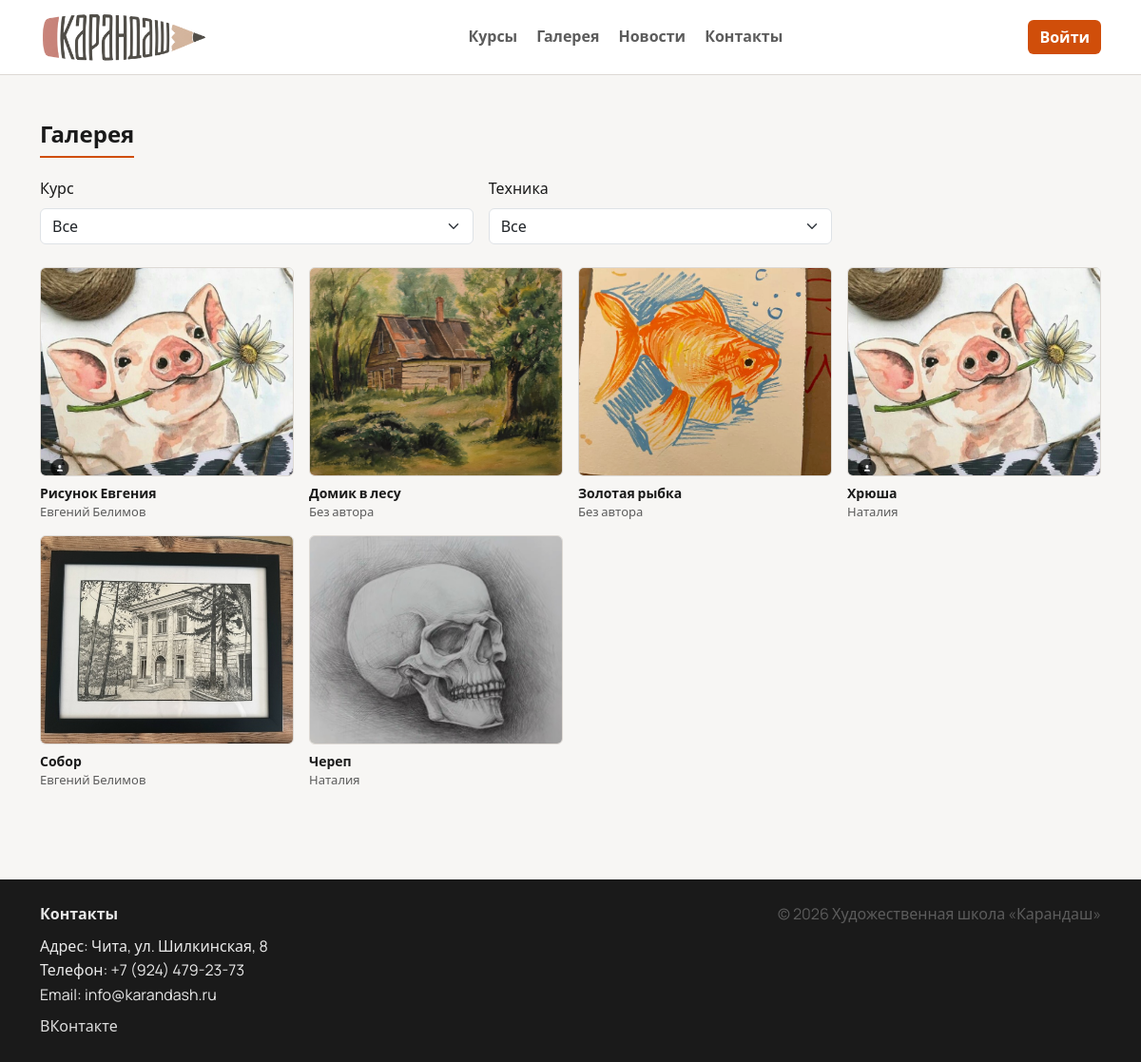
Page /gallery/ on the committed database.
### main/models.py (models this page shows, shortened)
class StudentWork(models.Model):
    STATUS_PENDING = "pending"
    STATUS_APPROVED = "approved"
    STATUS_REJECTED = "rejected"
    STATUS_CHOICES = (
        (STATUS_PENDING, "На модерации"),
        (STATUS_APPROVED, "Одобрена"),
        (STATUS_REJECTED, "Отклонена"),
    )
    TECH_OIL = "oil"
    TECH_WATERCOLOR = "watercolor"
    TECH_PENCIL = "pencil"
    TECH_PASTEL = "pastel"
    TECH_OTHER = "other"
    TECHNIQUE_CHOICES = (
        (TECH_OIL, "Масло"),
        (TECH_WATERCOLOR, "Акварель"),
        (TECH_PENCIL, "Карандаш"),
        (TECH_PASTEL, "Пастель"),
        (TECH_OTHER, "Другое"),
    )
    student = models.ForeignKey(
        settings.AUTH_USER_MODEL,
        on_delete=models.SET_NULL,
        null=True,
        blank=True,
        related_name="works",
        verbose_name="Ученик",
    )
    author_name = models.CharField("Автор (если без пользователя)", max_length=255, blank=True)
    course = models.ForeignKey(
        Course,
        on_delete=models.SET_NULL,
        null=True,
        blank=True,
        related_name="works",
        verbose_name="Курс",
    )
    title = models.CharField("Название", max_length=255)
    image = models.FileField("Картинка", upload_to="works/")
    description = models.TextField("Описание", blank=True)
    technique = models.CharField("Техника", max_length=30, choices=TECHNIQUE_CHOICES, default=TECH_OTHER)
    created_at = models.DateTimeField("Дата", auto_now_add=True)
    status = models.CharField("Статус", max_length=20, choices=STATUS_CHOICES, default=STATUS_PENDING)
    admin_comment = models.TextField("Комментарий администратора", blank=True)
    is_visible = models.BooleanField("Показывать в галерее", default=True)
    class Meta:
        verbose_name = "Работа"
        verbose_name_plural = "Работы"
        ordering = ["-created_at"]
    @property
    def author_display(self) -> str:
        if self.student:
            return (self.student.get_full_name() or self.student.username).strip()
        return self.author_name or "Без автора"

### users/models.py (models this page shows, shortened)
class CustomUser(AbstractUser):
    ROLE_STUDENT = "student"
    ROLE_TEACHER = "teacher"
    ROLE_ADMIN = "admin"
    ROLE_CHOICES = (
        (ROLE_STUDENT, "Ученик"),
        (ROLE_TEACHER, "Преподаватель"),
        (ROLE_ADMIN, "Администратор"),
    )
    role = models.CharField(
        "Роль",
        max_length=20,
        choices=ROLE_CHOICES,
        default=ROLE_STUDENT,
    )
    phone = models.CharField("Телефон", max_length=30, blank=True)
    avatar = models.FileField("Аватар", upload_to="avatars/", blank=True, null=True)

### main/views.py (the view)
# urls.py: path("gallery/", views.gallery, name="gallery"),
def gallery(request):
    qs = StudentWork.objects.filter(status=StudentWork.STATUS_APPROVED, is_visible=True).select_related("course")
    course_id = (request.GET.get("course") or "").strip()
    technique = (request.GET.get("technique") or "").strip()
    if course_id:
        qs = qs.filter(course_id=course_id)
    if technique:
        qs = qs.filter(technique=technique)
    courses = Course.objects.filter(is_active=True).order_by("title")
    return render(
        request,
        "main/gallery.html",
        {
            "items": qs.order_by("-created_at"),
            "courses": courses,
            "course_id": course_id,
            "technique": technique,
            "technique_choices": StudentWork.TECHNIQUE_CHOICES,
        },
    )

### templates/main/gallery.html (shortened to what this page needs)
{% extends 'base.html' %}
{% block content %}
  <section class="py-5">
    <div class="container">
      <h2 class="section-title">Галерея</h2>
      <form method="get" class="row g-3 align-items-end mb-4">
        <div class="col-md-5">
          <label class="form-label">Курс</label>
          <select class="form-select" name="course" onchange="this.form.submit()">
            <option value="">Все</option>
          </select>
        </div>
        <div class="col-md-4">
          <label class="form-label">Техника</label>
          <select class="form-select" name="technique" onchange="this.form.submit()">
            <option value="">Все</option>
          </select>
        </div>
      </form>
      <div class="row g-3">
        {% for w in items %}
          <div class="col-6 col-lg-3">
            <figure class="gallery-item mb-0">
              <img src="{{ w.image.url }}" alt="{{ w.title }}">
              <figcaption>
                <span class="gallery-item-title">{{ w.title }}</span>
                <span class="gallery-item-author">{{ w.author_display }}</span>
              </figcaption>
            </figure>
          </div>
        {% empty %}
          <div class="col-12 text-muted">Работ не найдено.</div>
        {% endfor %}
      </div>
    </div>
  </section>
{% endblock %}

### static/css/style.css (style rules this page uses)
:root { --bg: #f7f6f4; --surface-solid: #ffffff; --text: #1a1a1a; --muted: #5c5c5c; --border: #ddd9d4; --brand: #d04e0a; --brand-hover: #b84409; --radius: 6px; }
body { font-family: "Manrope", system-ui, -apple-system, "Segoe UI", Arial, sans-serif; color: var(--text); background: var(--bg); line-height: 1.6; }
.btn, .form-control, .form-select, .dropdown-menu, .alert { border-radius: var(--radius); }
.section-title { font-weight: 700; font-size: 1.5rem; text-align: left; margin-bottom: 1.25rem; padding-bottom: .5rem; border-bottom: 2px solid var(--brand); display: inline-block; }
.gallery-item img { width: 100%; height: 220px; object-fit: cover; display: block; border: 1px solid var(--border); border-radius: var(--radius); }
.gallery-item figcaption { padding: .5rem 0 0; font-size: .875rem; line-height: 1.4; }
.gallery-item-title { display: block; font-weight: 600; }
.gallery-item-author { display: block; color: var(--muted); font-size: .8125rem; }

### rows in the picture
StudentWork: image (picture), title "Рисунок Евгения", author_display "Евгений Белимов"
StudentWork: image (picture), title "Домик в лесу", author_display "Без автора"
StudentWork: image (picture), title "Золотая рыбка", author_display "Без автора"
StudentWork: image (picture), title "Хрюша", author_display "Наталия"
StudentWork: image (picture), title "Собор", author_display "Евгений Белимов"
StudentWork: image (picture), title "Череп", author_display "Наталия"
